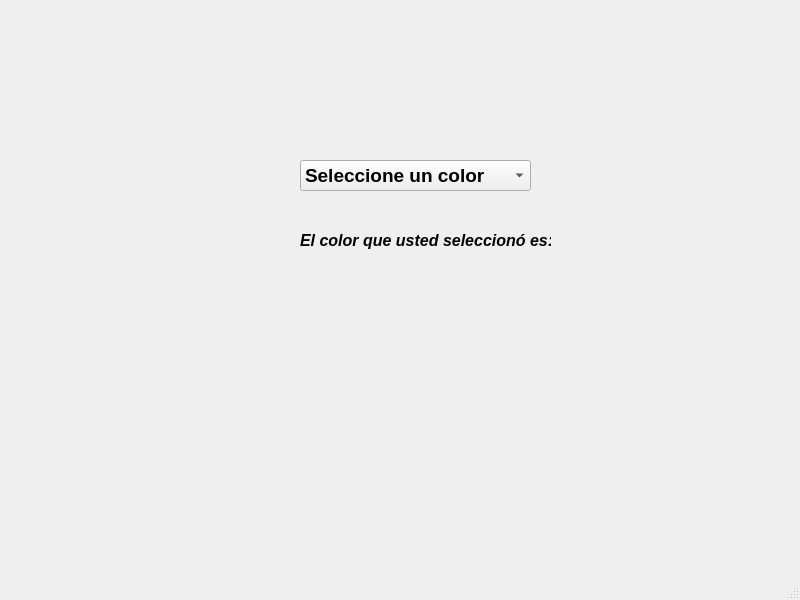
<?xml version="1.0" encoding="UTF-8"?>
<ui version="4.0">
 <class>MainWindow</class>
 <widget class="QMainWindow" name="MainWindow">
  <property name="geometry">
   <rect>
    <x>0</x>
    <y>0</y>
    <width>800</width>
    <height>600</height>
   </rect>
  </property>
  <property name="font">
   <font>
    <pointsize>12</pointsize>
    <bold>true</bold>
    <kerning>false</kerning>
   </font>
  </property>
  <property name="windowTitle">
   <string>MainWindow</string>
  </property>
  <widget class="QWidget" name="centralwidget">
   <widget class="QComboBox" name="cmbColores">
    <property name="geometry">
     <rect>
      <x>300</x>
      <y>160</y>
      <width>231</width>
      <height>31</height>
     </rect>
    </property>
    <property name="font">
     <font>
      <pointsize>14</pointsize>
      <italic>false</italic>
      <bold>true</bold>
      <kerning>false</kerning>
     </font>
    </property>
    <property name="layoutDirection">
     <enum>Qt::LayoutDirection::LeftToRight</enum>
    </property>
    <property name="placeholderText">
     <string/>
    </property>
    <item>
     <property name="text">
      <string>Seleccione un color</string>
     </property>
    </item>
   </widget>
   <widget class="QLabel" name="label_2">
    <property name="geometry">
     <rect>
      <x>300</x>
      <y>220</y>
      <width>251</width>
      <height>41</height>
     </rect>
    </property>
    <property name="font">
     <font>
      <pointsize>12</pointsize>
      <italic>true</italic>
      <bold>true</bold>
      <kerning>false</kerning>
     </font>
    </property>
    <property name="text">
     <string>El color que usted seleccionó es: </string>
    </property>
   </widget>
   <widget class="QLabel" name="lblMensaje">
    <property name="geometry">
     <rect>
      <x>310</x>
      <y>290</y>
      <width>211</width>
      <height>31</height>
     </rect>
    </property>
    <property name="text">
     <string/>
    </property>
   </widget>
  </widget>
  <widget class="QMenuBar" name="menubar">
   <property name="geometry">
    <rect>
     <x>0</x>
     <y>0</y>
     <width>800</width>
     <height>26</height>
    </rect>
   </property>
  </widget>
  <widget class="QStatusBar" name="statusbar"/>
 </widget>
 <resources/>
 <connections/>
</ui>
